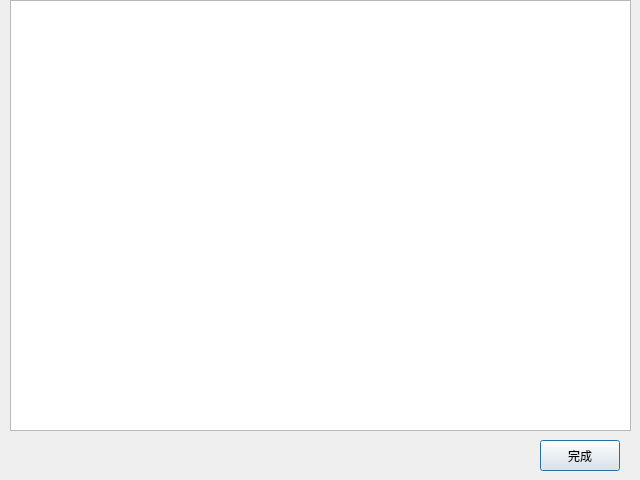
<?xml version="1.0" encoding="UTF-8"?>
<ui version="4.0">
 <class>DialogToolsList</class>
 <widget class="QDialog" name="DialogToolsList">
  <property name="geometry">
   <rect>
    <x>0</x>
    <y>0</y>
    <width>640</width>
    <height>480</height>
   </rect>
  </property>
  <property name="windowTitle">
   <string>选择工具</string>
  </property>
  <widget class="QPushButton" name="doneBtn">
   <property name="geometry">
    <rect>
     <x>540</x>
     <y>440</y>
     <width>80</width>
     <height>31</height>
    </rect>
   </property>
   <property name="text">
    <string>完成</string>
   </property>
  </widget>
  <widget class="QListWidget" name="listWidget">
   <property name="geometry">
    <rect>
     <x>10</x>
     <y>0</y>
     <width>621</width>
     <height>431</height>
    </rect>
   </property>
   <property name="minimumSize">
    <size>
     <width>1</width>
     <height>1</height>
    </size>
   </property>
   <property name="maximumSize">
    <size>
     <width>640</width>
     <height>431</height>
    </size>
   </property>
   <property name="currentRow">
    <number>-1</number>
   </property>
  </widget>
 </widget>
 <resources/>
 <connections/>
</ui>
